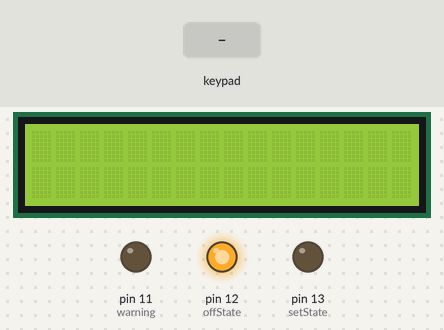
Recording of a sketch running on a simulated Arduino Uno, built with avr-gcc and run on an emulated ATmega328P. Shown: 16×2 character LCD, output pins drawn as LEDs (lit = HIGH). Inputs (shaded band) come from the test bench. What the sketch prints to the serial monitor is not drawn.

Above: at 1.2 s.
1.3 s: keypad keys 1 2 3 4 5 6 D pressed 0.4 s apart
At 4.6 s:
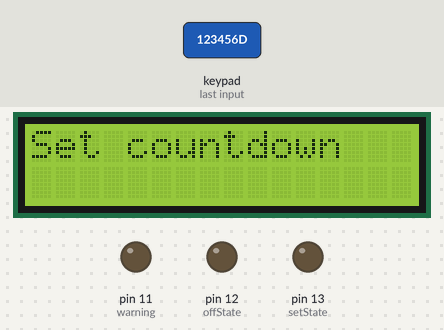
5.6 s: key '1' pressed
At 6.8 s:
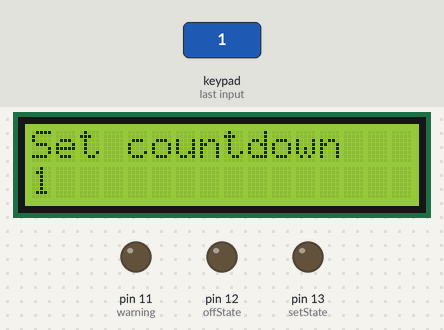
7.1 s: keypad keys 1 2 3 4 5 6 # pressed 0.4 s apart
At 9.68 s:
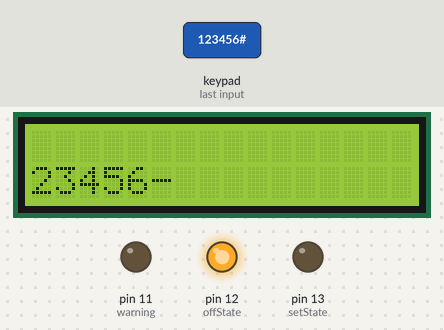
11.4 s: key '3' pressed
At 12.5 s:
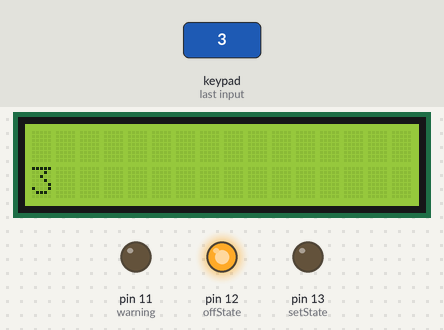
Timing chart, 0 to 13.9 s (numbered marks = the images above; inputs shaded):
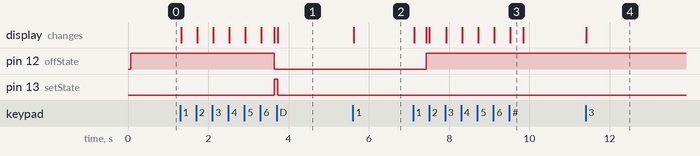

The sketch:

main.ino
```cpp
/*
Note: parts of the keypad code were written by Md. Iqbal Hossain
https://www.tinkercad.com/things/jN6RMshVWUV-keypad

Everything else written by River Yu
TEJ 3MI
*/

// todo: set triggered state for alarm


// Include required libraries for I2C communications with the LCD and the keypad library
#include <Wire.h>
#include <LiquidCrystal_I2C.h>
#include <Keypad.h>

// Set lcd dimensions
LiquidCrystal_I2C lcd (0x27, 16, 2);

// Typedef long long as ll to save space later on
typedef long long ll;

// Declare state sensors (setState = yellow LED, offState = green LED) as 13 and 12
int setState = 13;
int offState = 12;
// Declare warning as pin 11
int warning = 11;

// Declare sensor and sensor on pins 14 and 15 (A0 and A1)
int sensor = 14;
int sensor2 = 15;

/*
Declare a variable "ready" to store the state of the sensor.
If ready is 0, then the alarm will not trigger no matter what
If ready is 1, then that means the user has just entered in the code and will set the state of the alarm
If ready is 2, then the alarm is armed and will trigger if motion is detected
If ready is 3, the user can set a custom passcode
If ready is 4, the user can set a custom countdown (delay before arming the alarm and when the alarm is active)
*/
int ready = 0;

// Set the current alarm state to low when initialized
int state = LOW;

// Set the current motion state to 0 (low) when initialized
int motion = 0;

// Set the numbers that the user has already inputted to 0 when the program begins
int numbers = 0;

// Declare input as an integer array of length 6. This array will keep track of the numbers the user inputted when the alarm goes off.
int input[6];

// Input for passcode switching
int newPasscode[6];


// Set the number of rows and cols in the numpad to 4
const byte ROWS = 4;
const byte COLS = 4;

// Currently I have passcode as a constant value because the program isn't finished. I will change it so the user can manually enter in a passcode later on.
ll passcode = 123456;
// Declare entered as a variable to store the user's passcode entry. Starts at 0 when initialized.
int entered = 0;

// Declare hexaKeys as a 2-dimensional array that stores the values of each key of the keypad
char hexaKeys[ROWS][COLS] = {
  {'1', '2', '3', 'A'},
  {'4', '5', '6', 'B'},
  {'7', '8', '9', 'C'},
  {'*', '0', '#', 'D'}
};

// Set default countdown timer to 15 seconds
int countdownTimer = 15;

// Declare the pins of the rows and columns as the pins from 2 to 9
byte rowPins[ROWS] = {9, 8, 7, 6};
byte colPins[COLS] = {5, 4, 3, 2};

// Create the keypad as customKeypad
Keypad customKeypad = Keypad(makeKeymap(hexaKeys), rowPins, colPins, ROWS, COLS);

void setup() {
  // Initialize lcd
  lcd.init();
  // Set lcd background to light
  lcd.backlight();
  // Clear the lcd display when initialized
  lcd.clear();
  // Begin serial communication to the monitor
  Serial.begin(9600);
  // Set warning and states as output pins
  pinMode(warning, OUTPUT);
  pinMode(offState, OUTPUT);
  pinMode(setState, OUTPUT);
  // Set sensors as input pins
  pinMode(sensor, INPUT);
  pinMode(sensor2, INPUT);
  // This part is just a testing thing, because the chromebook loads really slowly it helps to know when the program has refreshed and restarted
  Serial.println("Program initialized");
}

void loop() {
  // First, see if any keys on the keypad were pressed
  char customKey = customKeypad.getKey();
  // If a key was pressed, see if the array input is full
  if (int(customKey)) {
    if (!input[5] && int(customKey) < 65) {
      // Since ASCII values for numbers start at 48, the value of the input can be extracted by subtracting 48. Setting the input[numbers] to the inputted key will help build the passcode later on.
      input[numbers] = customKey - 48;
      // Sets the cursor to the appropriate number position on the second row
      lcd.setCursor(numbers, 1);
      // Prints out the number that the user inputted
      lcd.print(input[numbers]);
      // Clears the remainder of the second line in order to erase the "motion detected" message when re-entering the passcode to deactivate the alarm
      lcd.setCursor(numbers + 1, 1);
      lcd.print("               ");
      // Increments the number variable to get ready for the next user input
      numbers++;
    }
  }

  // If ready is 4 and the user has inputted 2 digits, then set a custom countdown time
  if (input[1] && ready == 4) {
    // Use place values so input[0] is the tens digit and input[1] is the ones digit
    countdownTimer = input[0]*10 + input[1];
    // Reset input array to 6 zeroes
    resetInput();
    // Set numbers to 0 to reset the position of the "pointer" to the input array
    numbers = 0;
    // Set ready back to 0
    ready = 0;
    // Delay 300ms to ensure that the user knows the countdown has been entered correctly
    delay(300);
    // Clear lcd display
    lcd.clear();
  }

  // Check if the input array is full
  if (input[5]) {
    // If it is, set an attempt variable to 1. This is just for later to check if the entered passcode is correct.
    bool attempt = 1;
    // Very scuffed way of adding together the user inputs. Using the pow() function in a for loop kept returning very weird results which is why I went with the messier approach.
    if (ready != 3) {
      ll enterednum = input[0]*100000 + input[1]*10000 + input[2]*1000 + input[3]*100 + input[4]*10 + input[5];
      // Check if the enterednum is equal to the passcode. If not, set attempt to 0 (which indicates a failed attempt).
      if (enterednum != passcode) attempt = 0;
      // If attempt is still 1, the passcode must have been correct
      if (attempt == 1) {
        // If the alarm was previously triggered, entering the passcode deactivates it
        if (ready == 2) {
          ready = 0;
          lcd.setCursor(0, 0);
          lcd.print("Deactivated     ");
          digitalWrite(warning, LOW);
        }
        // Otherwise, the user must have entered the passcode to arm it so change the ready state to 1
        else {
          ready = 1;
        }
      }
      // Otherwise, the passcode must have been wrong
      else Serial.println("Incorrect passcode");
      // Reset the input array to all zeroes so that this if statement doesn't activate every iteration through the loop
      resetInput();
      // Reset numbers to 0 to reset the next passcode entry
      numbers = 0;
      // Clear the numbers from the display with a slight delay to make the user sure that they entered the 6th number correctly.
      lcd.setCursor(0, 1);
      delay(300);
      clearRow(1);
    } else {
      // In this case, ready must have been 3 and the user is going to enter a new passcode (again use place values because pow() is weird)
      ll enterednum = input[0]*100000 + input[1]*10000 + input[2]*1000 + input[3]*100 + input[4]*10 + input[5];
      passcode = enterednum;
      // Reset ready back to 0
      ready = 0;
      // Reset input array
      resetInput();
      // Reset numbers to 0 to reset the next passcode entry
      numbers = 0;
      // Clear the numbers from the display with a slight delay to make the user sure that they entered the 6th number correctly.
      lcd.setCursor(0, 1);
      delay(300);
      lcd.clear();
    }

  }

  // Once the user inputs the correct passcode, have them choose what action they want to do
  if (ready == 1) {
    if (int(customKey)) {
      // A has an ASCII value of 65. If that key is pressed, the alarm will not trigger.
      if (int(customKey) == 65) ready = 0;
      // B has an ASCII value of 66. If that key is pressed, the alarm will trigger shortly. A delay is implemented to give the user time to leave the area or else the alarm will trigger right away.
      else if (int(customKey) == 66) {
        countdown();
      // C has an ASCII value of 67. If that key is pressed, the passcode will be changed.
      } else if (int(customKey == 67)) {
        // Prompt user to change passcode
        clearRow(0);
        lcd.setCursor(0, 0);
        lcd.print("Change passcode");
        ready = 3;
      // D has an ASCII value of 68. If that key is pressed, the countdown will be changed.
      } else if (int(customKey == 68)) {
        // Prompt user to change countdown
        clearRow(0);
        lcd.setCursor(0, 0);
        lcd.print("Set countdown");
        ready = 4;
      }
    }
  }

  // Detect motion if and only if the state of the alarm is armed
  if (ready == 2) {
    // Every loop through, check if there was any motion
    motion = digitalRead(sensor) || digitalRead(sensor2);
    // If there was motion, set the warning to high (triggers led and piezo)
    if (motion == HIGH) {
      clearRow(0);
      lcd.setCursor(0, 0);
      lcd.print("Motion Detected");
      // Have the alarm blare and flash LED for a bit to try and scare off intruders. After it settles, the alarm will stay on so the loud piezo noise would hopefully attract the attention of others.
      digitalWrite(warning, HIGH);
    }
  }

  // set LED states
  setStates();

}

// Declare countdown function
void countdown() {
 for (int i = 0; i < countdownTimer; i++) {
    // The following code counts down from the set countdown to 1 every second
    lcd.setCursor(0, 0);
    lcd.print("Activating in");
    lcd.setCursor(14, 0);
    lcd.print(countdownTimer - i);
    if (i >= countdownTimer - 9) {
      lcd.setCursor(15, 0);
      lcd.print(" ");
    }
    delay(1000);
  }
  // When enough seconds have passed, indicate that the alarm is armed through the lcd display and then set ready to 2 which allows it to detect motion
  lcd.setCursor(0, 0);
  lcd.print("Armed and ready");
  ready = 2;
}

// Reset input function that resets the input array
void resetInput() {
  for (int i = 0; i < 6; i++) {
    input[i] = 0;
  }
}

// Clear row function that clears a single row of the lcd
void clearRow(int row) {
  lcd.setCursor(0, row);
  lcd.print("                ");
}

// State set function that sets the states of the green and yellow LEDs
void setStates() {
  if (ready == 0) digitalWrite(offState, HIGH);
  else digitalWrite(offState, LOW);

  if (ready == 1) digitalWrite(setState, HIGH);
  else digitalWrite(setState, LOW);
}
```

Measured:
- after the input at 1.3 s, pin 12 (offState): HIGH → LOW after 2.3 s; pin 13 (setState): LOW → HIGH after 2.3 s, → LOW 0.09 s later; the display: first changes at once (image 1 shows a later state)
- after the input at 5.6 s, the display: changes at once (image 2)
- after the input at 7.1 s, pin 12 (offState): LOW → HIGH after 0.33 s; the display: first changes at once (image 3 shows a later state)
- after the input at 11.4 s, the display: changes at once (image 4)
